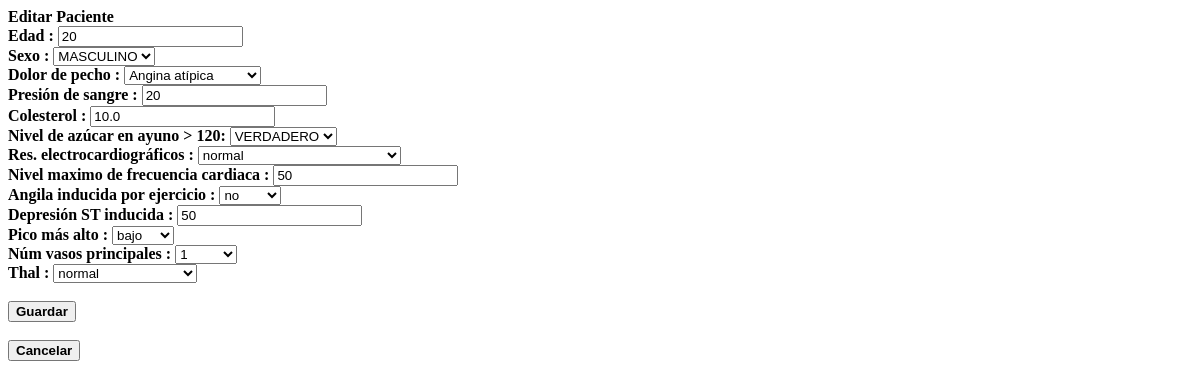
The app's page /patient/edit/1, older data.
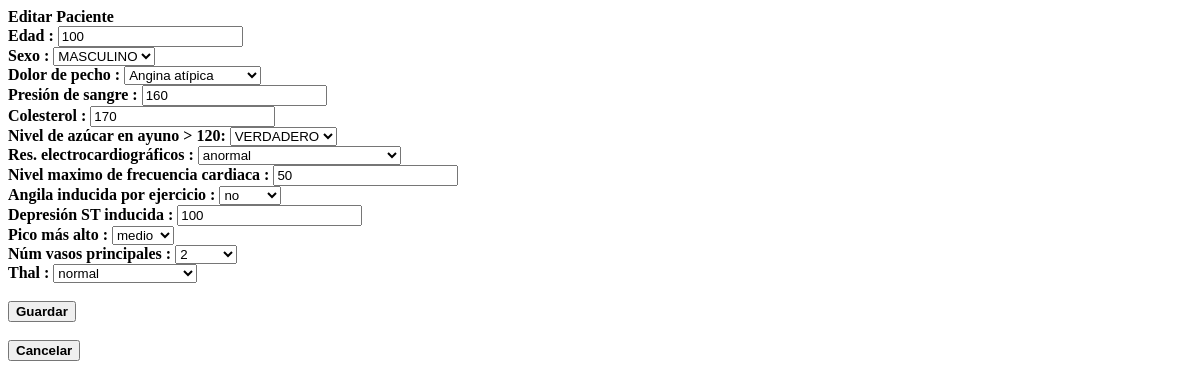
The same page, newer data.
### som/models.py (models this page shows, shortened)
class Patient(models.Model):
    CHOICE_SEX = (
        (0,('MASCULINO')),
        (1, ('FEMENINO'))
    )
    CHOICE_CP = (
        (1, 'Angina típica'),
        (2, 'Angina atípica'),
        (3,'Sin dolor de angina'),
        (4,'asintomático')
    )
    CHOICE_FBS = (
        (0, 'VERDADERO'),
        (1, 'FALSO')
    )
    CHOICE_RESTECG = (
        (0, 'normal'),
        (1, 'anormal'),
        (2, 'probable hipertrofia ventricular')
    )
    CHOICE_SLOPE = (
        (1, 'bajo'),
        (2, 'medio'),
        (3, 'alto')
    )
    CHOICE_THAL = (
        (3, 'normal'),
        (6, 'defecto solucionable'),
        (7, 'defecto reversible')
    )
    CHOICE_EXANG = (
        (0, 'no'),
        (1, 'si')
    )
    CHOICE_CA = (
        (0, 0),
        (1, 1),
        (2, 2),
        (3, 3)
    )
    age = models.PositiveSmallIntegerField("Edad")
    sex = models.IntegerField("Sexo",choices=CHOICE_SEX)
    cp = models.IntegerField("Dolor de pecho",choices=CHOICE_CP)
    trestbps = models.PositiveIntegerField("Presión de sangre")
    chol = models.PositiveIntegerField("Colesterol")
    fbs = models.IntegerField("Nivel de azúcar en ayuno",choices=CHOICE_FBS)
    restecg = models.IntegerField("Res. electrocardiográficos",choices=CHOICE_RESTECG)
    thalach = models.PositiveIntegerField("Nivel maximo de frecuencia cardiaca")
    exang = models.IntegerField("Angila inducida por ejercicio",choices=CHOICE_EXANG)
    oldpeak = models.PositiveIntegerField("Depresión ST inducida")
    slope = models.IntegerField("Pico más alto",choices=CHOICE_SLOPE)
    ca = models.IntegerField("Núm vasos principales",choices=CHOICE_CA)
    thal = models.IntegerField("thal",choices=CHOICE_THAL)
    result = models.IntegerField("Resultado", null=True, blank=True)
    class Meta:
        verbose_name = "Paciente"
        verbose_name_plural = "Pacientes"
        db_table = "pacientes"

### som/views.py (the view)
# urls.py: path('patient/edit/<int:pk>', EditPatient.as_view(), name='edit_patient'),
class EditPatient(SuccessMessageMixin, UpdateView):
    model = Patient
    template_name = 'som/patient_form.html'
    form_class = PatientForm
    success_url = reverse_lazy('som:list_patient')
    success_message = "Paciente editado satisfactoriamente"

### som/forms.py
class PatientForm(forms.ModelForm):
    class Meta:
        model = Patient
        fields = '__all__'
        widget = {
            'age': forms.IntegerField(min_value=0),
            'sex': forms.IntegerField(),
            'cp': forms.IntegerField(),
            'trestbps': forms.IntegerField(min_value=0),
            'chol': forms.IntegerField(min_value=0),
            'fbs': forms.IntegerField(),
            'restecg': forms.IntegerField(),
            'thalach': forms.IntegerField(min_value=0),
            'exang': forms.IntegerField(),
            'oldpeak': forms.IntegerField(min_value=0),
            'slope': forms.IntegerField(),
            'ca': forms.IntegerField(),
            'thal': forms.IntegerField()
        }
    def __init__(self, *args, **kwargs):
        super().__init__(*args, **kwargs)
        for field in iter(self.fields):
            self.fields[field].widget.attrs.update(
                {
                    'class': "form-control"
                }
            )

### som/templates/som/patient_form.html (shortened to what this page needs)
<div class="modal-dialog modal-dialog-centered modal-xl">
    <div class="modal-content">
      <div class="row p-2">
        <div class="col">
          <div class="card shadow">
              <div class="card-body">
                {% if object %}
                <form method="POST" action="{% url 'som:edit_patient' object.pk %}">
                  <div class=" row">
                    <div class="col-12">
                      <label><strong><span class="text-uppercase">Editar Paciente</span></strong></label>
                      {% else %}
                      <form method="POST" action="{% url 'som:register_patient' %}">
                        {% csrf_token %}
                        <div class=" row">
                          <div class="col-12">
                            <label><strong><span class="text-uppercase">Nuevo Paciente :</span></strong></label>
                            {% endif %}
                          </div>
                          <div class="col-4">
                            <label><strong>{{form.age.label}} :</strong></label>
                            {{form.age}}
                          </div>
                          <div class="col-4">
                            <label><strong>{{form.sex.label}} :</strong></label>
                            {{form.sex}}
                          </div>
                         <div class="col-4">
                            <label><strong>{{form.cp.label}} :</strong></label>
                            {{form.cp}}
                          </div>
                          <div class="col-4">
                            <label><strong>{{form.trestbps.label}} :</strong></label>
                            {{form.trestbps}}
                          </div>
                          <div class="col-4">
                            <label><strong>{{form.chol.label}} :</strong></label>
                            {{form.chol}}
                          </div>
                          <div class="col-4">
                            <label><strong>{{form.fbs.label}} > 120:</strong></label>
                            {{form.fbs}}
                          </div>
                         <div class="col-4">
                            <label><strong>{{form.restecg.label}} :</strong></label>
                            {{form.restecg}}
                          </div>
                          <div class="col-4">
                            <label><strong>{{form.thalach.label}} :</strong></label>
                            {{form.thalach}}
                          </div>
                          <div class="col-4">
                            <label><strong>{{form.exang.label}} :</strong></label>
                            {{form.exang}}
                          </div>
                          <div class="col-4">
                            <label><strong>{{form.oldpeak.label}} :</strong></label>
                            {{form.oldpeak}}
                          </div>
                         <div class="col-4">
                            <label><strong>{{form.slope.label}} :</strong></label>
                            {{form.slope}}
                          </div>
                          <div class="col-4">
                            <label><strong>{{form.ca.label}} :</strong></label>
                            {{form.ca}}
                          </div>
                          <div class="col-4">
                            <label><strong>{{form.thal.label}} :</strong></label>
                            {{form.thal}}
                          </div>
                        </div>
                        <div class=" row">
                            <div class="col-2">
                                <br>
                              <button type="submit" class="btn btn-info"><strong>
                                  Guardar</strong></button>
                            </div>
                            <div class="col-2">
                                <br>
                              <button type="submit" class="btn btn-danger" onclick="return cerrar_modal()"><strong>
                                  Cancelar</strong></button>
                            </div>
                        </div>
                      </form>
                    </div>
                  </div>
              </div>
            </div>
          </div>
        </div>

Row changes from the older to the newer data that the page shows:
changed Patient "MASCULINO": age "20" → "100"; trestbps "20" → "160"; chol "10.0" → "170"; restecg "normal" → "anormal"; oldpeak "50" → "100"; slope "bajo" → "medio"; ca "1" → "2"
